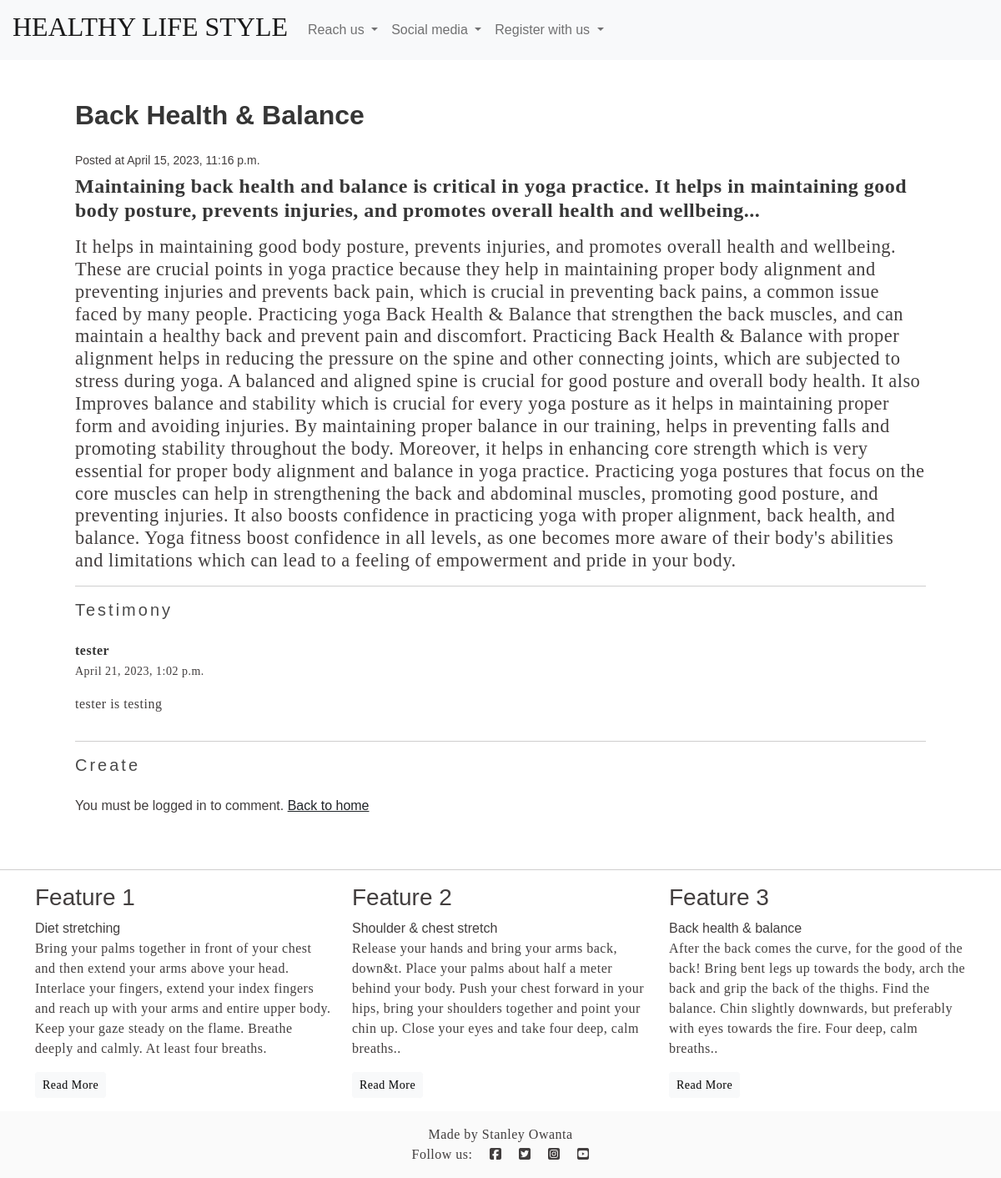
Before: /-Balance-/ with the older database file.
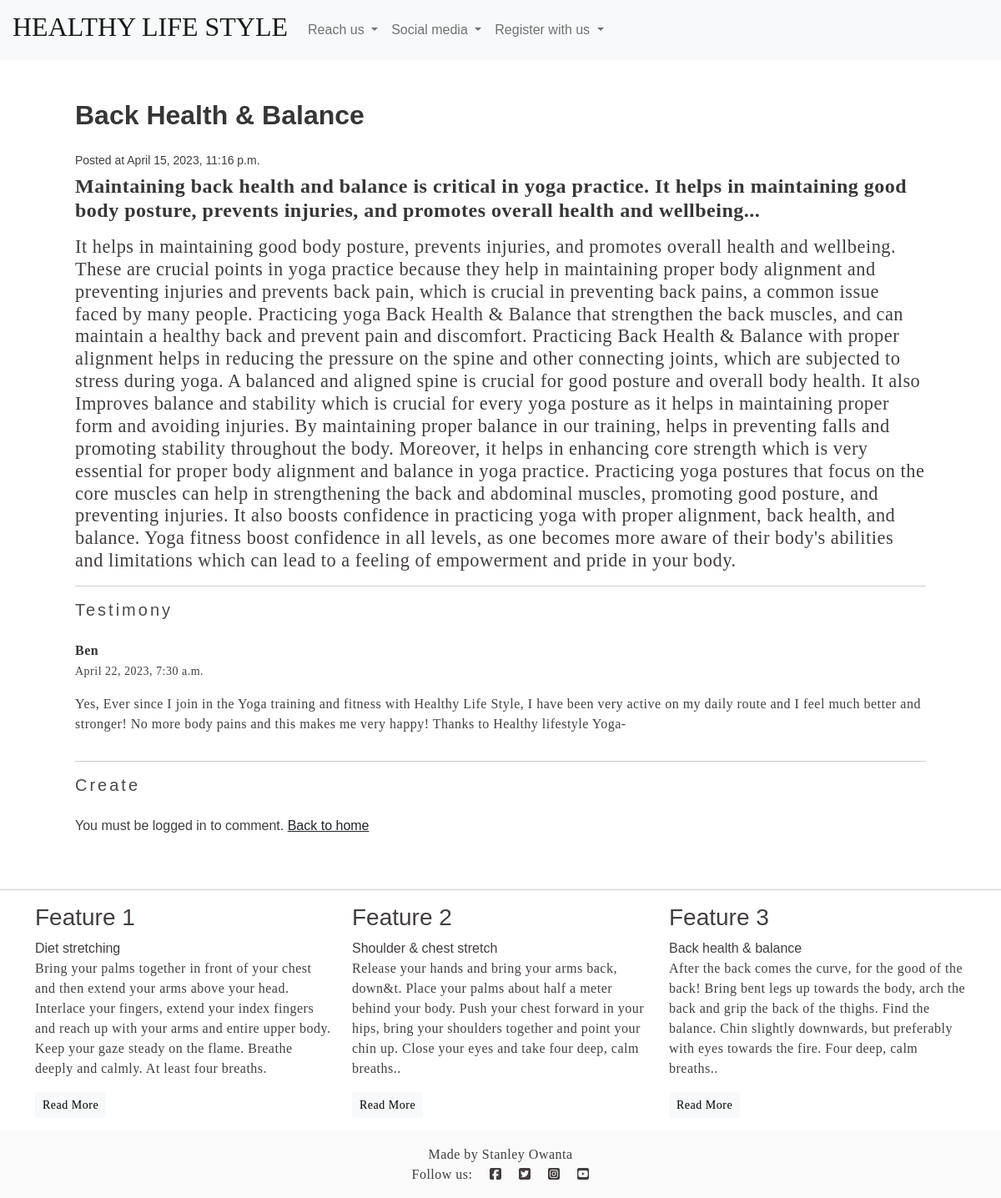
After: the same page with the newer database file.
### yogapp/models.py (models this page shows, shortened)
class Post(models.Model):
    title = models.CharField(max_length=255)
    author = models.ForeignKey(User, on_delete=models.CASCADE)
    slug = models.SlugField()
    intro = models.TextField()
    body = models.TextField()
    created_on = models.DateTimeField(auto_now_add=True)
    class Meta:
        ordering = ["-created_on"]

class Comment(models.Model):
    author = models.ForeignKey(User, on_delete=models.CASCADE, default='')
    post = models.ForeignKey(
        Post, related_name='comments', on_delete=models.CASCADE)
    name = models.CharField(max_length=255)
    email = models.EmailField()
    body = models.TextField()
    created_on = models.DateTimeField(auto_now_add=True)
    class Meta:
        ordering = ["-created_on"]

### yogapp/views.py (the view)
# urls.py: path('<slug:slug>/', views.post_detail, name='post_detail'),
def post_detail(request, slug):
    post = Post.objects.get(slug=slug)
    if request.method == 'POST':
        form = CommentForm(request.POST)
        if form.is_valid():
            comment = form.save(commit=False)
            comment.post = post
            comment.author = request.user
            comment.save()
            messages.success(request, 'Comment created successfully')
            return redirect('post_detail', slug=post.slug)
        else:
            messages.error(request, 'Error creating comment')
    else:
        form = CommentForm()
    return render(
        request,
        'blog/post_detail.html',
        {'post': post, 'form': form}
    )

### yogapp/templates/blog/post_detail.html (shortened to what this page needs)
{% extends 'base.html' %}
{% block content %}
<h3 class="title">{{ post.title }}</h3>
<small>Posted at {{ post.created_on }}</small>
<h4>
    <p><strong>{{ post.intro }}</strong></p>
</h4>
<h5>
    <p>{{ post.body }}</p>
</h5>
<hr>
<h4 class="subtitle">Testimony</h4>
{% for comment in post.comments.all %}
<article class="media">
    <div class="media-content">
        <div class="content">
            <p><strong>{{ comment.name }}</strong>
                <br><small>{{ comment.created_on }}</small>
            </p>
            <p>{{ comment.body }}</p>
        </div>
    </div>
</article>
{% empty %}
<div class="notification">
    <p>No comments yet!</p>
</div>
{% endfor %}
<hr>
<h4 class="subtitle">Create</h4>
{% if request.user.is_authenticated %}
<form method="post" action="{% url 'post_detail' post.slug %}">
    {% csrf_token %}
    {{ form.as_p }}
    <button class="button is-success w-100 my-3" type="submit">Submit</button>
</form>
{% else %}
You must be logged in to comment.
{% endif %}
<a class="text-dark" href="{% url 'frontpage' %}"> Back to home</a>
{% endblock %}

### templates/base.html (shortened to what this page needs)
{% load static %}
<!DOCTYPE html>
<html lang="en">
<head>
    <link rel="stylesheet" href="https://cdn.jsdelivr.net/npm/bulma@0.9.1/css/bulma.min.css">
    <link rel="stylesheet" href="https://cdnjs.cloudflare.com/ajax/libs/font-awesome/5.15.3/css/all.min.css">
    <link href="https://cdn.jsdelivr.net/npm/bootstrap@5.0.1/dist/css/bootstrap.min.css" rel="stylesheet"
>
    <link rel="stylesheet" href="{% static 'css/style.css' %}">
</head>
<body>
    <nav class="navbar navbar-light navbar-expand-sm bg-light">
        <a href="/" class="navbar-brand">
            <h2 class="h2">HEALTHY LIFE STYLE</h2>
        </a>
        <div class="navbar-collapse collapse" id="navbarNavDropdown">
            <ul class="navbar-nav mr-auto">
                <li class="nav-item dropdown">
                    <a class="nav-link dropdown-toggle" href="" id="navbarDropdownMenuLink" role="button"
                        data-toggle="dropdown" aria-haspopup="true" aria-expanded="false">
                        Reach us
                    </a>
                </li>
                <li class="nav-item dropdown">
                    <a class="nav-link dropdown-toggle" href="#" id="navbarDropdownMenuLink" role="button"
                        data-toggle="dropdown" aria-haspopup="true" aria-expanded="false">
                        Social media
                    </a>
                </li>
                {% if user.is_authenticated %}
                <li class="nav-item">
                    <a class="nav-link" href="{% url 'account_logout' %}">Logout</a>
                </li>
                {% else %}
                <li class="nav-item dropdown">
                    <a class="nav-link dropdown-toggle" href="#" id="navbarDropdownMenuLink" role="button"
                        data-toggle="dropdown" aria-haspopup="true" aria-expanded="false">
                        Register with us
                    </a>
                </li>
                {% endif %}
            </ul>
        </div>
    </nav>
    <section class="container">
        <div class="section">
            {% block content %}
            {% endblock %}
        </div>
    </section>
    <section id="features">
        <div class="col-12 page-header">
            <hr class="block-divider block-divider--short block-divider--white">
        </div>
        <div class="container">
            <div class="row">
                <div class="col-12 col-md-6 col-lg-4">
                    <div class="feature">
                        <h3> Feature 1</h3> Diet stretching
                        <p>Bring your palms together in front of your chest and then extend your arms
                            above
                            your head.
                            Interlace your fingers, extend your index fingers and reach up with your
                            arms
                            and entire upper body.
                            Keep your gaze steady on the flame.
                            Breathe deeply and calmly. At least four breaths.</p>
                        <p><a class="btn btn-sm btn-light" href="{% url 'post_detail' 'Deit-' %}">Read More</a>
                        </p>
                    </div>
                </div>
                <div class="col-12 col-md-6 col-lg-4">
                    <div class="feature">
                        <h3>Feature 2</h3>Shoulder & chest stretch
                        <p>Release your hands and bring your arms back, down&t. Place your palms about
                            half
                            a meter behind your body.
                            Push your chest forward in your hips, bring your shoulders together and
                            point
                            your chin up.
                            Close your eyes and take four deep, calm breaths..</p>
                        <p><a class="btn btn-sm btn-light" href="{% url 'post_detail' '-General-' %}">Read
                                More</a></p>
                    </div>
                </div>
                <div class="col-12 d-md-none d-lg-block col-lg-4">
                    <div class="feature">
                        <h3>Feature 3</h3>Back health & balance
                        <p>After the back comes the curve, for the good of the back! Bring bent legs up
                            towards the body, arch the back and grip the back of the thighs.
                            Find the balance.
                            Chin slightly downwards, but preferably with eyes towards the fire.
                            Four deep, calm breaths..</p>
                        <p><a class="btn btn-sm btn-light" href="{% url 'post_detail' '-Balance-' %}">Read
                                More</a></p>
                    </div>
                </div>
            </div>
        </div>
    </section>
    <footer class="footer mt-auto py-3 dark-lt">
        <p class="m-0 text-center text-blue">Made by Stanley Owanta</p>
        <p class="m-0 text-center text-blue">Follow us: <i class="fab fa-facebook-square ms-3"></i>
            <i class="fab fa-twitter-square ms-3"></i>
            <i class="fab fa-instagram-square ms-3"></i>
            <i class="fab fa-youtube-square ms-3"></i>
        </p>
    </footer>
</body>
</html>

### static/css/style.css (style rules this page uses)
body { background-color: #f8f8f808; color: #423e3e; font-family: sans-serif, sans-serif; }
h2 { margin-left: 15px; font-family: serif, sans-serif }
h4 { margin-top: 5px; letter-spacing: 3px; }
h5 { font-family: serif, sans-serif; font-size: 140%; margin-top: 1px; }
p { font-family: serif, sans-serif; letter-spacing: 0.5px; }

Changed rows visible on the page:
removed Comment: name "tester", created_on "April 21, 2023, 1:02 p.m.", body "tester is testing"
added Comment: name "Ben", created_on "April 22, 2023, 7:30 a.m.", body "Yes, Ever since I join in the Yoga training and fitness with Healthy Life Style, I have been very active on my daily route and I feel much better and stronger! No more body pains and this makes me very happy! Thanks to Healthy lifestyle Yoga-"
